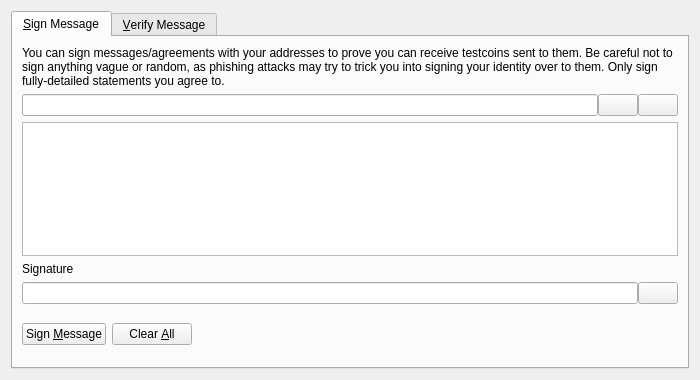
<?xml version="1.0" encoding="UTF-8"?>
<ui version="4.0">
 <class>SignVerifyMessageDialog</class>
 <widget class="QDialog" name="SignVerifyMessageDialog">
  <property name="geometry">
   <rect>
    <x>0</x>
    <y>0</y>
    <width>700</width>
    <height>380</height>
   </rect>
  </property>
  <property name="windowTitle">
   <string>Signatures - Sign / Verify a Message</string>
  </property>
  <property name="modal">
   <bool>true</bool>
  </property>
  <layout class="QVBoxLayout" name="verticalLayout">
   <item>
    <widget class="QTabWidget" name="tabWidget">
     <property name="currentIndex">
      <number>0</number>
     </property>
     <widget class="QWidget" name="tabSignMessage">
      <attribute name="title">
       <string>&amp;Sign Message</string>
      </attribute>
      <layout class="QVBoxLayout" name="verticalLayout_SM">
       <item>
        <widget class="QLabel" name="infoLabel_SM">
         <property name="text">
          <string>You can sign messages/agreements with your addresses to prove you can receive testcoins sent to them. Be careful not to sign anything vague or random, as phishing attacks may try to trick you into signing your identity over to them. Only sign fully-detailed statements you agree to.</string>
         </property>
         <property name="textFormat">
          <enum>Qt::PlainText</enum>
         </property>
         <property name="wordWrap">
          <bool>true</bool>
         </property>
        </widget>
       </item>
       <item>
        <layout class="QHBoxLayout" name="horizontalLayout_1_SM">
         <property name="spacing">
          <number>0</number>
         </property>
         <item>
          <widget class="QValidatedLineEdit" name="addressIn_SM">
           <property name="toolTip">
            <string>The Testcoin address to sign the message with</string>
           </property>
          </widget>
         </item>
         <item>
          <widget class="QPushButton" name="addressBookButton_SM">
           <property name="toolTip">
            <string>Choose previously used address</string>
           </property>
           <property name="text">
            <string/>
           </property>
           <property name="icon">
            <iconset resource="../bitcoin.qrc">
             <normaloff>:/icons/address-book</normaloff>:/icons/address-book</iconset>
           </property>
           <property name="shortcut">
            <string>Alt+A</string>
           </property>
           <property name="autoDefault">
            <bool>false</bool>
           </property>
          </widget>
         </item>
         <item>
          <widget class="QPushButton" name="pasteButton_SM">
           <property name="toolTip">
            <string>Paste address from clipboard</string>
           </property>
           <property name="text">
            <string/>
           </property>
           <property name="icon">
            <iconset resource="../bitcoin.qrc">
             <normaloff>:/icons/editpaste</normaloff>:/icons/editpaste</iconset>
           </property>
           <property name="shortcut">
            <string>Alt+P</string>
           </property>
           <property name="autoDefault">
            <bool>false</bool>
           </property>
          </widget>
         </item>
        </layout>
       </item>
       <item>
        <widget class="QPlainTextEdit" name="messageIn_SM">
         <property name="toolTip">
          <string>Enter the message you want to sign here</string>
         </property>
        </widget>
       </item>
       <item>
        <widget class="QLabel" name="signatureLabel_SM">
         <property name="text">
          <string>Signature</string>
         </property>
         <property name="textFormat">
          <enum>Qt::PlainText</enum>
         </property>
        </widget>
       </item>
       <item>
        <layout class="QHBoxLayout" name="horizontalLayout_2_SM">
         <property name="spacing">
          <number>0</number>
         </property>
         <item>
          <widget class="QLineEdit" name="signatureOut_SM">
           <property name="font">
            <font>
             <italic>true</italic>
            </font>
           </property>
           <property name="readOnly">
            <bool>true</bool>
           </property>
          </widget>
         </item>
         <item>
          <widget class="QPushButton" name="copySignatureButton_SM">
           <property name="toolTip">
            <string>Copy the current signature to the system clipboard</string>
           </property>
           <property name="text">
            <string/>
           </property>
           <property name="icon">
            <iconset resource="../bitcoin.qrc">
             <normaloff>:/icons/editcopy</normaloff>:/icons/editcopy</iconset>
           </property>
           <property name="autoDefault">
            <bool>false</bool>
           </property>
          </widget>
         </item>
        </layout>
       </item>
       <item>
        <layout class="QHBoxLayout" name="horizontalLayout_3_SM">
         <item>
          <widget class="QPushButton" name="signMessageButton_SM">
           <property name="toolTip">
            <string>Sign the message to prove you own this Testcoin address</string>
           </property>
           <property name="text">
            <string>Sign &amp;Message</string>
           </property>
           <property name="icon">
            <iconset resource="../bitcoin.qrc">
             <normaloff>:/icons/edit</normaloff>:/icons/edit</iconset>
           </property>
           <property name="autoDefault">
            <bool>false</bool>
           </property>
          </widget>
         </item>
         <item>
          <widget class="QPushButton" name="clearButton_SM">
           <property name="toolTip">
            <string>Reset all sign message fields</string>
           </property>
           <property name="text">
            <string>Clear &amp;All</string>
           </property>
           <property name="icon">
            <iconset resource="../bitcoin.qrc">
             <normaloff>:/icons/remove</normaloff>:/icons/remove</iconset>
           </property>
           <property name="autoDefault">
            <bool>false</bool>
           </property>
          </widget>
         </item>
         <item>
          <spacer name="horizontalSpacer_1_SM">
           <property name="orientation">
            <enum>Qt::Horizontal</enum>
           </property>
           <property name="sizeHint" stdset="0">
            <size>
             <width>40</width>
             <height>48</height>
            </size>
           </property>
          </spacer>
         </item>
         <item>
          <widget class="QLabel" name="statusLabel_SM">
           <property name="font">
            <font>
             <weight>75</weight>
             <bold>true</bold>
            </font>
           </property>
           <property name="text">
            <string/>
           </property>
           <property name="wordWrap">
            <bool>true</bool>
           </property>
          </widget>
         </item>
         <item>
          <spacer name="horizontalSpacer_2_SM">
           <property name="orientation">
            <enum>Qt::Horizontal</enum>
           </property>
           <property name="sizeHint" stdset="0">
            <size>
             <width>40</width>
             <height>48</height>
            </size>
           </property>
          </spacer>
         </item>
        </layout>
       </item>
      </layout>
     </widget>
     <widget class="QWidget" name="tabVerifyMessage">
      <attribute name="title">
       <string>&amp;Verify Message</string>
      </attribute>
      <layout class="QVBoxLayout" name="verticalLayout_VM">
       <item>
        <widget class="QLabel" name="infoLabel_VM">
         <property name="text">
          <string>Enter the receiver's address, message (ensure you copy line breaks, spaces, tabs, etc. exactly) and signature below to verify the message. Be careful not to read more into the signature than what is in the signed message itself, to avoid being tricked by a man-in-the-middle attack. Note that this only proves the signing party receives with the address, it cannot prove sendership of any transaction!</string>
         </property>
         <property name="textFormat">
          <enum>Qt::PlainText</enum>
         </property>
         <property name="alignment">
          <set>Qt::AlignLeading|Qt::AlignLeft|Qt::AlignTop</set>
         </property>
         <property name="wordWrap">
          <bool>true</bool>
         </property>
        </widget>
       </item>
       <item>
        <layout class="QHBoxLayout" name="horizontalLayout_1_VM">
         <property name="spacing">
          <number>0</number>
         </property>
         <item>
          <widget class="QValidatedLineEdit" name="addressIn_VM">
           <property name="toolTip">
            <string>The Testcoin address the message was signed with</string>
           </property>
          </widget>
         </item>
         <item>
          <widget class="QPushButton" name="addressBookButton_VM">
           <property name="toolTip">
            <string>Choose previously used address</string>
           </property>
           <property name="text">
            <string/>
           </property>
           <property name="icon">
            <iconset resource="../bitcoin.qrc">
             <normaloff>:/icons/address-book</normaloff>:/icons/address-book</iconset>
           </property>
           <property name="shortcut">
            <string>Alt+A</string>
           </property>
           <property name="autoDefault">
            <bool>false</bool>
           </property>
          </widget>
         </item>
        </layout>
       </item>
       <item>
        <widget class="QPlainTextEdit" name="messageIn_VM"/>
       </item>
       <item>
        <widget class="QValidatedLineEdit" name="signatureIn_VM"/>
       </item>
       <item>
        <layout class="QHBoxLayout" name="horizontalLayout_2_VM">
         <item>
          <widget class="QPushButton" name="verifyMessageButton_VM">
           <property name="toolTip">
            <string>Verify the message to ensure it was signed with the specified Testcoin address</string>
           </property>
           <property name="text">
            <string>Verify &amp;Message</string>
           </property>
           <property name="icon">
            <iconset resource="../bitcoin.qrc">
             <normaloff>:/icons/transaction_0</normaloff>:/icons/transaction_0</iconset>
           </property>
           <property name="autoDefault">
            <bool>false</bool>
           </property>
          </widget>
         </item>
         <item>
          <widget class="QPushButton" name="clearButton_VM">
           <property name="toolTip">
            <string>Reset all verify message fields</string>
           </property>
           <property name="text">
            <string>Clear &amp;All</string>
           </property>
           <property name="icon">
            <iconset resource="../bitcoin.qrc">
             <normaloff>:/icons/remove</normaloff>:/icons/remove</iconset>
           </property>
           <property name="autoDefault">
            <bool>false</bool>
           </property>
          </widget>
         </item>
         <item>
          <spacer name="horizontalSpacer_1_VM">
           <property name="orientation">
            <enum>Qt::Horizontal</enum>
           </property>
           <property name="sizeHint" stdset="0">
            <size>
             <width>40</width>
             <height>48</height>
            </size>
           </property>
          </spacer>
         </item>
         <item>
          <widget class="QLabel" name="statusLabel_VM">
           <property name="font">
            <font>
             <weight>75</weight>
             <bold>true</bold>
            </font>
           </property>
           <property name="text">
            <string/>
           </property>
           <property name="wordWrap">
            <bool>true</bool>
           </property>
          </widget>
         </item>
         <item>
          <spacer name="horizontalSpacer_2_VM">
           <property name="orientation">
            <enum>Qt::Horizontal</enum>
           </property>
           <property name="sizeHint" stdset="0">
            <size>
             <width>40</width>
             <height>48</height>
            </size>
           </property>
          </spacer>
         </item>
        </layout>
       </item>
      </layout>
     </widget>
    </widget>
   </item>
  </layout>
 </widget>
 <customwidgets>
  <customwidget>
   <class>QValidatedLineEdit</class>
   <extends>QLineEdit</extends>
   <header>qvalidatedlineedit.h</header>
  </customwidget>
 </customwidgets>
 <resources>
  <include location="../bitcoin.qrc"/>
 </resources>
 <connections/>
</ui>
